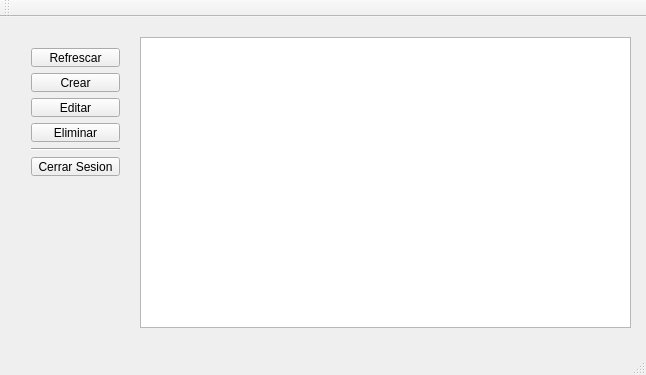
<?xml version="1.0" encoding="UTF-8"?>
<ui version="4.0">
 <class>SharedFilesClient</class>
 <widget class="QMainWindow" name="SharedFilesClient">
  <property name="geometry">
   <rect>
    <x>0</x>
    <y>0</y>
    <width>646</width>
    <height>375</height>
   </rect>
  </property>
  <property name="windowTitle">
   <string>SharedFilesClient</string>
  </property>
  <widget class="QWidget" name="centralWidget">
   <widget class="QWidget" name="verticalLayoutWidget">
    <property name="geometry">
     <rect>
      <x>20</x>
      <y>20</y>
      <width>111</width>
      <height>150</height>
     </rect>
    </property>
    <layout class="QVBoxLayout" name="verticalLayout">
     <item>
      <widget class="QPushButton" name="pushButton_5">
       <property name="text">
        <string>Refrescar</string>
       </property>
      </widget>
     </item>
     <item>
      <widget class="QPushButton" name="pushButton_2">
       <property name="text">
        <string>Crear</string>
       </property>
      </widget>
     </item>
     <item>
      <widget class="QPushButton" name="pushButton_3">
       <property name="text">
        <string>Editar</string>
       </property>
      </widget>
     </item>
     <item>
      <widget class="QPushButton" name="pushButton">
       <property name="text">
        <string>Eliminar</string>
       </property>
      </widget>
     </item>
     <item>
      <widget class="Line" name="line">
       <property name="orientation">
        <enum>Qt::Horizontal</enum>
       </property>
      </widget>
     </item>
     <item>
      <widget class="QPushButton" name="pushButton_4">
       <property name="text">
        <string>Cerrar Sesion</string>
       </property>
      </widget>
     </item>
    </layout>
   </widget>
   <widget class="QTableWidget" name="tableWidget">
    <property name="geometry">
     <rect>
      <x>140</x>
      <y>20</y>
      <width>491</width>
      <height>291</height>
     </rect>
    </property>
   </widget>
  </widget>
  <widget class="QMenuBar" name="menuBar">
   <property name="geometry">
    <rect>
     <x>0</x>
     <y>0</y>
     <width>646</width>
     <height>21</height>
    </rect>
   </property>
  </widget>
  <widget class="QToolBar" name="mainToolBar">
   <attribute name="toolBarArea">
    <enum>TopToolBarArea</enum>
   </attribute>
   <attribute name="toolBarBreak">
    <bool>false</bool>
   </attribute>
  </widget>
  <widget class="QStatusBar" name="statusBar"/>
 </widget>
 <layoutdefault spacing="6" margin="11"/>
 <resources/>
 <connections/>
</ui>
